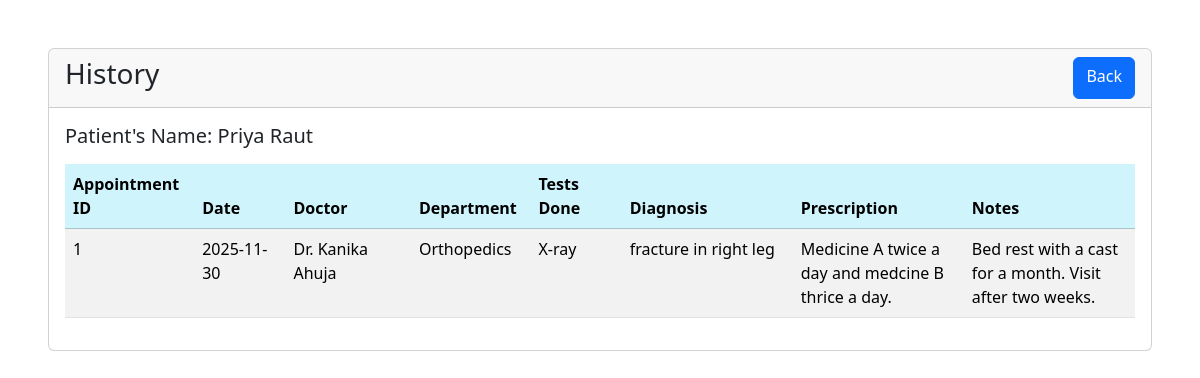
Screenshot of /patient_history?id=1 (signed in) with the database file from the repository.
### backend/models.py (models this page shows, shortened)
class Patient(db.Model,UserMixin):
    __tablename__ = "patient"
    id = db.Column(db.Integer, primary_key = True, autoincrement = True)
    username = db.Column(db.String, unique=True)
    email = db.Column(db.String, unique = True)
    password = db.Column(db.String)
    full_name = db.Column(db.String)
    contact_no = db.Column(db.String)
    dob = db.Column(db.Date)
    address = db.Column(db.Text)
    status = db.Column(db.Boolean,default=True)
    appointments = db.relationship("Appointment",backref="patient",cascade="all, delete-orphan")

class Appointment(db.Model):
    __tablename__ = "appointment"
    id = db.Column(db.Integer, primary_key = True, autoincrement = True)
    patient_id = db.Column(db.Integer,db.ForeignKey("patient.id"))
    doc_id = db.Column(db.Integer, db.ForeignKey("doctor.id"))
    doctor_avlb_id = db.Column(db.Integer,db.ForeignKey("doctor_availability.id"))
    appointment_status = db.Column(db.String, default="Upcoming")
    date = db.Column(db.Date)
    time = db.Column(db.Time)
    booked_at = db.Column(db.DateTime, default = datetime.now())
    treatment_details = db.relationship("Treatment",backref="appointment_details",cascade="all, delete-orphan")

class Doctor(db.Model,UserMixin):
    __tablename__ = "doctor"
    id = db.Column(db.Integer, primary_key = True, autoincrement = True)
    username = db.Column(db.String, unique=True)
    email = db.Column(db.String, unique = True)
    password = db.Column(db.String)
    full_name = db.Column(db.String)
    contact_no = db.Column(db.String)
    status = db.Column(db.Boolean,default=True)
    department_id = db.Column(db.Integer, db.ForeignKey("departments.id"))
    appointments = db.relationship("Appointment",backref="doctor")
    doctor_availability = db.relationship("Doctor_Availability",backref="doctor",cascade="all, delete-orphan")
    qualification= db.Column(db.Text)
    description= db.Column(db.Text)
    @property
    def is_active(self):
        return self.status

class Departments(db.Model):
    __tablename__ = "departments"
    id = db.Column(db.Integer, primary_key = True, autoincrement = True)
    name = db.Column(db.String, unique = True)
    description = db.Column(db.Text)
    doctors = db.relationship("Doctor", backref = "department",cascade="all, delete-orphan")

class Treatment(db.Model):
    __tablename__ = "treatment"
    id = db.Column(db.Integer, primary_key = True, autoincrement = True)
    appointment_id = db.Column(db.Integer, db.ForeignKey("appointment.id"))
    tests_done = db.Column(db.String)
    diagnosis = db.Column(db.Text)
    prescription = db.Column(db.Text)
    notes = db.Column(db.Text)

### backend/routes.py (the view)
@app.route("/patient_history")
def patient_history():
    p_id=request.args.get("id")
    patient_name = db.session.query(Patient.full_name).filter_by(id=p_id).first()[0]
    patient_records=db.session.query(Appointment).filter(and_(Appointment.patient_id==p_id,Appointment.appointment_status=="Completed")).order_by(Appointment.date.desc(),Appointment.time.desc()).all()
    back_url = None
    if isinstance(current_user, Admin):
        back_url = "/dashboard/admin"
    elif isinstance(current_user, Doctor):
        back_url = "/dashboard/doc"
    elif isinstance(current_user, Patient):
        back_url = "/dashboard/patient"
    return render_template("patient/patient_history.html", back_url=back_url, records=patient_records, patient_name=patient_name)

### app.py (called while the page is built)
def create_app():
    app = Flask(__name__)
    app.config["SQLALCHEMY_DATABASE_URI"] = "sqlite:///mydb.sqlite3"
    db.init_app(app)
    app.config["SECRET_KEY"] = "mysecretkey"
    loginmanager=LoginManager(app)
    @loginmanager.user_loader
    def load_user(email):
        obj=db.session.query(Doctor).filter_by(email=email).first() or db.session.query(Patient).filter_by(email=email).first() or db.session.query(Admin).filter_by(email=email).first()
        return obj
    app.app_context().push()
    return app

### backend/routes.py (called while the page is built)
@app.before_request
def inactive_users():
    msg = None
    if not current_user.is_authenticated and request.endpoint != "login" and request.endpoint!="register" and request.endpoint!="home":
        if(current_user.is_active == False):
            msg = "You are not allowed to access the application. Please contact administrator."
        logout_user()
        return redirect(url_for("login", msg=msg))

### templates/patient/patient_history.html (shortened to what this page needs)
<!DOCTYPE html>
<html lang="en">
<head>
    <link href="https://cdn.jsdelivr.net/npm/bootstrap@5.3.8/dist/css/bootstrap.min.css" rel="stylesheet"
>
    <link rel="stylesheet" href="https://cdn.jsdelivr.net/npm/bootstrap-icons@1.13.1/font/bootstrap-icons.min.css">
</head>
<body>
    <div class="card mt-5 ms-5 me-5">
        <div class="card-header d-flex">
            <h3 class="me-auto">History</h3>
            <a href="{{ back_url }}" class="btn btn-primary" type="button">Back</a>
        </div>
        <div class="card-body">
            <h5 class="mb-3">Patient's Name: {{ patient_name }}</h5>
            {% if records %}
            <table class="table table-striped">
                <colgroup>
                    <col style="width: 10%;">
                    <col style="width: 8%;">
                    <col style="width: 11%;">
                    <col style="width: 8%;">
                    <col style="width: 8%;">
                    <col style="width: 15%;">
                    <col style="width: 15%;">
                    <col style="width: 15%;">
                </colgroup>
                <thead>
                    <tr class="table-info">
                        <th scope="col">Appointment ID</th>
                        <th scope="col">Date</th>
                        <th scope="col">Doctor</th>
                        <th scope="col">Department</th>
                        <th scope="col">Tests Done</th>
                        <th scope="col">Diagnosis</th>
                        <th scope="col">Prescription</th>
                        <th scope="col">Notes</th>
                    </tr>
                </thead>
                <tbody>
                    {% for appointment in records %}
                    {% for treatment in appointment.treatment_details %}
                    <tr>
                        <td>{{ appointment.id }}</td>
                        <td>{{ appointment.date }}</td>
                        <td>{{ appointment.doctor.full_name }}</td>
                        <td>{{ appointment.doctor.department.name }}</td>
                        <td>{{ treatment.tests_done }}</td>
                        <td>{{ treatment.diagnosis }}</td>
                        <td>{{ treatment.prescription }}</td>
                        <td>{{ treatment.notes }}</td>
                    </tr>
                    {% endfor %}
                    {% endfor %}
                </tbody>
            </table>
            {% endif %}
        </div>
</body>
</html>

### rows the page displays
Patient: full_name "Priya Raut"
Appointment: id "1", date "2025-11-30"
Treatment: tests_done "X-ray", diagnosis "fracture in right leg", prescription "Medicine A twice a day and medcine B thrice a day.", notes "Bed rest with a cast for a month. Visit after two weeks."
Doctor: doctor.full_name "Dr. Kanika Ahuja"
Departments: doctor.department.name "Orthopedics"
